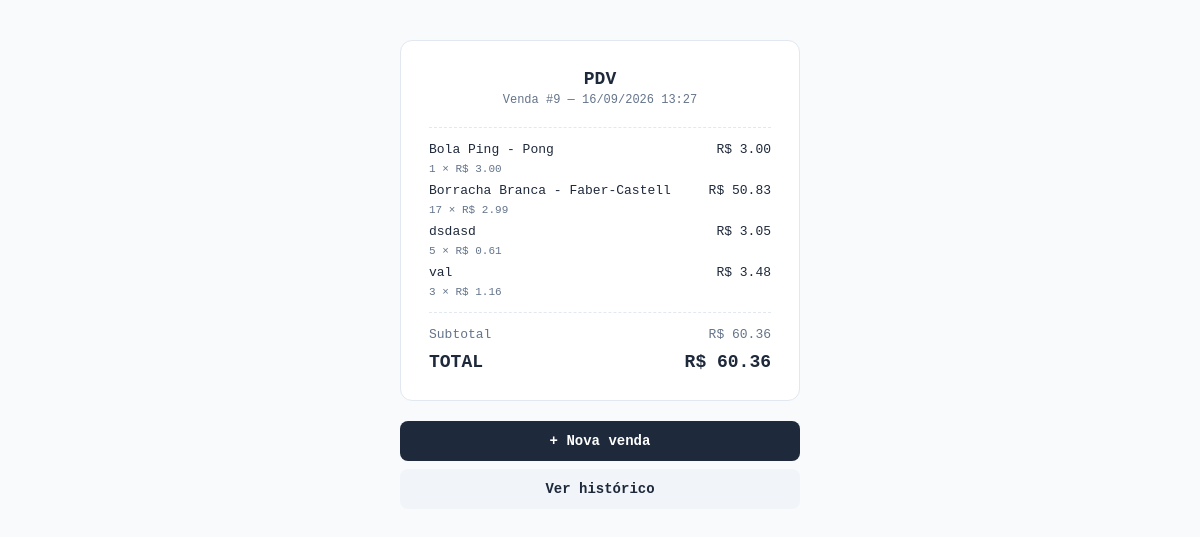
Screenshot of /pdv/venda/9 (signed in) with the database file from the repository.
### app/models/venda.py (models this page shows, shortened)
class Venda(Base):
    __tablename__ = "vendas"
    id         = Column(Integer, primary_key=True, index=True)
    cliente_id = Column(
        Integer,
        ForeignKey("clientes.id", ondelete="SET NULL"),
        nullable=True
    )
    usuario_id = Column(
        Integer,
        ForeignKey("usuarios.id", ondelete="SET NULL"),
        nullable=True
    )
    desconto_percentual = Column(Float, nullable=False, default=0.0)
    total_bruto  = Column(Float, nullable=False, default=0.0)
    total_liquido = Column(Float, nullable=False, default=0.0)
    observacao = Column(String(255), nullable=True)
    criado_em = Column(DateTime, server_default=func.now())
    cliente = relationship("Cliente", back_populates="vendas")
    usuario = relationship("Usuario", backref="vendas")
    itens   = relationship(
        "ItemVenda",
        back_populates="venda",
        cascade="all, delete-orphan"  # deleta itens se a venda for deletada
    )

class ItemVenda(Base):
    __tablename__ = "itens_venda"
    id         = Column(Integer, primary_key=True, index=True)
    venda_id   = Column(
        Integer,
        ForeignKey("vendas.id", ondelete="CASCADE"),
        nullable=False
    )
    produto_id = Column(
        Integer,
        ForeignKey("produtos.id", ondelete="SET NULL"),
        nullable=True
    )
    produto_nome   = Column(String(150), nullable=False)
    quantidade     = Column(Integer, nullable=False)
    preco_unitario = Column(Float, nullable=False)   # preço no momento da venda
    venda   = relationship("Venda", back_populates="itens")
    produto = relationship("Produto", backref="itens_venda")

### app/controllers/pdv_controller.py (the view)
@router.get("/venda/{venda_id}")
def detalhe_venda(
    venda_id: int,
    request: Request,
    db: Session = Depends(get_db),
    usuario = Depends(get_usuario_logado)
):
    venda = db.query(Venda).filter(Venda.id == venda_id).first()
    if not venda:
        return RedirectResponse(url="/pdv", status_code=302)
    return templates.TemplateResponse(
        request,
        "pdv/comprovante.html",
        {"request": request, "usuario": usuario, "venda": venda}
    )

### app/templates/pdv/comprovante.html (shortened to what this page needs)
<!DOCTYPE html>
<html lang="pt-br">
<head>
</head>
<body>
    <div class="cupom">
        <div class="titulo">PDV</div>
        <div class="subtitulo">
            Venda #{{ venda.id }} —
            {{ venda.criado_em.strftime('%d/%m/%Y %H:%M') }}
        </div>
        <hr class="linha-sep">
        {% for item in venda.itens %}
        <div class="item-linha">
            <span>{{ item.produto_nome }}</span>
            <span>R$ {{ "%.2f"|format(item.subtotal) }}</span>
        </div>
        <div class="item-desc">
            {{ item.quantidade }} × R$ {{ "%.2f"|format(item.preco_unitario) }}
        </div>
        {% endfor %}
        <hr class="linha-sep">
        <div class="total-linha">
            <span>Subtotal</span>
            <span>R$ {{ "%.2f"|format(venda.total_bruto) }}</span>
        </div>
        <div class="total-final">
            <span>TOTAL</span>
            <span>R$ {{ "%.2f"|format(venda.total_liquido) }}</span>
        </div>
    </div>
    <a href="/pdv" class="btn btn-nova">+ Nova venda</a>
    <a href="/pdv/historico" class="btn btn-hist">Ver histórico</a>
</body>
</html>

### app/templates/pdv/comprovante.html (style rules this page uses)
body { font-family: 'Courier New', monospace; max-width: 400px; margin: 40px auto; background: #f8fafc; color: #1e293b; }
.cupom { background: #fff; border: 1px solid #e2e8f0; border-radius: 12px; padding: 28px; }
.titulo { text-align: center; font-weight: 700; font-size: 18px; margin-bottom: 4px; }
.subtitulo { text-align: center; color: #64748b; font-size: 12px; margin-bottom: 20px; }
.linha-sep { border: none; border-top: 1px dashed #e2e8f0; margin: 14px 0; }
.item-linha { display: flex; justify-content: space-between; font-size: 13px; margin-bottom: 6px; }
.item-desc { color: #64748b; font-size: 11px; margin-bottom: 8px; }
.total-linha { display: flex; justify-content: space-between; font-size: 13px; margin-bottom: 6px; color: #64748b; }
.total-final { display: flex; justify-content: space-between; font-size: 18px; font-weight: 800; margin-top: 10px; }
.btn { display: block; text-align: center; margin-top: 20px; padding: 12px; border-radius: 8px; font-weight: 700; font-size: 14px; text-decoration: none; }
.btn-nova { background: #1e293b; color: #fff; }
.btn-hist { background: #f1f5f9; color: #1e293b; margin-top: 8px; }

### rows the page displays
Venda: id "9", criado_em "16/09/2026 13:27", total_bruto "60.36", total_liquido "60.36"
ItemVenda: produto_nome "Bola Ping - Pong", subtotal "3.00", quantidade "1", preco_unitario "3.00"
ItemVenda: produto_nome "Borracha Branca - Faber-Castell", subtotal "50.83", quantidade "17", preco_unitario "2.99"
ItemVenda: produto_nome "dsdasd", subtotal "3.05", quantidade "5", preco_unitario "0.61"
ItemVenda: produto_nome "val", subtotal "3.48", quantidade "3", preco_unitario "1.16"
